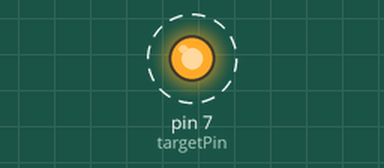
This program was run on a simulated Raspberry Pi (header pin numbers). Parts: output pins drawn as LEDs (lit = HIGH). Dashed ring = blinking.

Above: at 0.5 s.
Timing chart, 0 to 4.6 s (numbered marks = the images above):
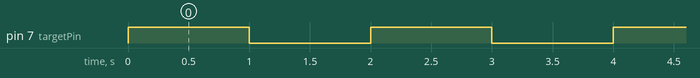

The program:

led.py
```python
import RPi.GPIO as GPIO
import time

targetPin = 7

GPIO.setmode(GPIO.BOARD)
GPIO.setup(targetPin, GPIO.OUT)

try:
	while True:
		GPIO.output(targetPin, GPIO.HIGH)
		time.sleep(1)
		GPIO.output(targetPin, GPIO.LOW)
		time.sleep(1)
except KeyboardInterrupt:
		GPIO.setup(targetPin, GPIO.IN)
		GPIO.cleanup()
```

Measured:
- by itself, pin 7 (targetPin): alternates HIGH for 1.0 s and LOW for 1.0 s
